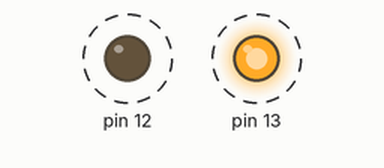
Recording of a sketch running on a simulated Arduino Uno, built with avr-gcc and run on an emulated ATmega328P. On the bench: output pins drawn as LEDs (lit = HIGH). Dashed ring = blinking.

Above: at 0.2 s.
Timing chart, 0 to 3.0 s (numbered marks = the images above):
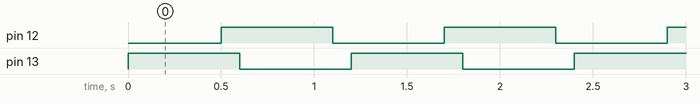

The sketch:

Arduino_Uno_LED_1.ino
```cpp
void setup() {
pinMode(13,OUTPUT);
pinMode(12,OUTPUT);
  // put your setup code here, to run once:

}

void loop() {
digitalWrite(13,HIGH);
delay(500);
digitalWrite(12,HIGH);
delay(100);
digitalWrite(13,LOW);
delay(500);
digitalWrite(12,LOW);
delay(100);
  // put your main code here, to run repeatedly:

}
```

Measured:
- by itself, pin 12, pin 13: alternates HIGH for 0.60 s and LOW for 0.60 s
- by itself, everything shown: repeats every 1.2 s, in 4 steps
